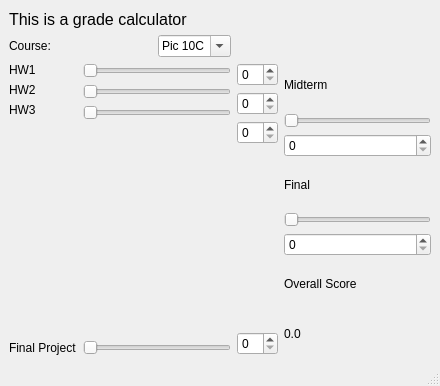
<?xml version="1.0" encoding="UTF-8"?>
<ui version="4.0">
 <class>MainWindow</class>
 <widget class="QMainWindow" name="MainWindow">
  <property name="geometry">
   <rect>
    <x>0</x>
    <y>0</y>
    <width>440</width>
    <height>386</height>
   </rect>
  </property>
  <property name="windowTitle">
   <string>MainWindow</string>
  </property>
  <widget class="QWidget" name="centralwidget">
   <layout class="QGridLayout" name="gridLayout_2">
    <item row="0" column="0">
     <layout class="QGridLayout" name="gridLayout">
      <item row="2" column="1">
       <layout class="QVBoxLayout" name="verticalLayout_3">
        <item>
         <widget class="QSlider" name="horizontalSlider">
          <property name="maximum">
           <number>20</number>
          </property>
          <property name="orientation">
           <enum>Qt::Horizontal</enum>
          </property>
         </widget>
        </item>
        <item>
         <widget class="QSlider" name="horizontalSlider_2">
          <property name="maximum">
           <number>20</number>
          </property>
          <property name="orientation">
           <enum>Qt::Horizontal</enum>
          </property>
         </widget>
        </item>
        <item>
         <widget class="QSlider" name="horizontalSlider_3">
          <property name="maximum">
           <number>20</number>
          </property>
          <property name="orientation">
           <enum>Qt::Horizontal</enum>
          </property>
         </widget>
        </item>
        <item>
         <spacer name="verticalSpacer">
          <property name="orientation">
           <enum>Qt::Vertical</enum>
          </property>
          <property name="sizeHint" stdset="0">
           <size>
            <width>20</width>
            <height>40</height>
           </size>
          </property>
         </spacer>
        </item>
        <item>
         <widget class="QSlider" name="horizontalSlider_4">
          <property name="maximum">
           <number>20</number>
          </property>
          <property name="orientation">
           <enum>Qt::Horizontal</enum>
          </property>
         </widget>
        </item>
       </layout>
      </item>
      <item row="2" column="0">
       <layout class="QVBoxLayout" name="verticalLayout_2">
        <item>
         <widget class="QLabel" name="label_2">
          <property name="text">
           <string>HW1</string>
          </property>
         </widget>
        </item>
        <item>
         <widget class="QLabel" name="label_3">
          <property name="text">
           <string>HW2</string>
          </property>
         </widget>
        </item>
        <item>
         <widget class="QLabel" name="label_4">
          <property name="text">
           <string>HW3</string>
          </property>
         </widget>
        </item>
        <item>
         <spacer name="verticalSpacer_3">
          <property name="orientation">
           <enum>Qt::Vertical</enum>
          </property>
          <property name="sizeHint" stdset="0">
           <size>
            <width>20</width>
            <height>40</height>
           </size>
          </property>
         </spacer>
        </item>
        <item>
         <widget class="QLabel" name="label_5">
          <property name="text">
           <string>Final Project</string>
          </property>
         </widget>
        </item>
       </layout>
      </item>
      <item row="0" column="0" colspan="4">
       <widget class="QLabel" name="label">
        <property name="minimumSize">
         <size>
          <width>10</width>
          <height>20</height>
         </size>
        </property>
        <property name="font">
         <font>
          <pointsize>12</pointsize>
         </font>
        </property>
        <property name="text">
         <string>This is a grade calculator</string>
        </property>
       </widget>
      </item>
      <item row="2" column="3">
       <layout class="QVBoxLayout" name="verticalLayout">
        <item>
         <widget class="QLabel" name="label_9">
          <property name="text">
           <string>Midterm</string>
          </property>
         </widget>
        </item>
        <item>
         <widget class="QSlider" name="horizontalSlider_5">
          <property name="maximum">
           <number>100</number>
          </property>
          <property name="orientation">
           <enum>Qt::Horizontal</enum>
          </property>
         </widget>
        </item>
        <item>
         <widget class="QSpinBox" name="spinBox_5">
          <property name="maximum">
           <number>100</number>
          </property>
         </widget>
        </item>
        <item>
         <widget class="QLabel" name="label_10">
          <property name="text">
           <string>Final</string>
          </property>
         </widget>
        </item>
        <item>
         <widget class="QSlider" name="horizontalSlider_6">
          <property name="maximum">
           <number>100</number>
          </property>
          <property name="orientation">
           <enum>Qt::Horizontal</enum>
          </property>
         </widget>
        </item>
        <item>
         <widget class="QSpinBox" name="spinBox_6">
          <property name="maximum">
           <number>100</number>
          </property>
         </widget>
        </item>
        <item>
         <widget class="QLabel" name="label_11">
          <property name="text">
           <string>Overall Score</string>
          </property>
         </widget>
        </item>
        <item>
         <widget class="QLabel" name="label_7">
          <property name="text">
           <string>0.0</string>
          </property>
         </widget>
        </item>
       </layout>
      </item>
      <item row="1" column="0" colspan="2">
       <layout class="QHBoxLayout" name="horizontalLayout">
        <item>
         <widget class="QLabel" name="label_8">
          <property name="text">
           <string>Course:</string>
          </property>
         </widget>
        </item>
        <item>
         <spacer name="horizontalSpacer">
          <property name="orientation">
           <enum>Qt::Horizontal</enum>
          </property>
          <property name="sizeHint" stdset="0">
           <size>
            <width>40</width>
            <height>20</height>
           </size>
          </property>
         </spacer>
        </item>
        <item>
         <widget class="QComboBox" name="comboBox">
          <property name="enabled">
           <bool>true</bool>
          </property>
          <property name="editable">
           <bool>true</bool>
          </property>
          <item>
           <property name="text">
            <string>Pic 10C</string>
           </property>
          </item>
          <item>
           <property name="text">
            <string>Pic 10B</string>
           </property>
          </item>
         </widget>
        </item>
       </layout>
      </item>
      <item row="2" column="2">
       <layout class="QVBoxLayout" name="verticalLayout_4">
        <item>
         <widget class="QSpinBox" name="spinBox">
          <property name="maximum">
           <number>20</number>
          </property>
         </widget>
        </item>
        <item>
         <widget class="QSpinBox" name="spinBox_2">
          <property name="maximum">
           <number>20</number>
          </property>
         </widget>
        </item>
        <item>
         <widget class="QSpinBox" name="spinBox_3">
          <property name="maximum">
           <number>20</number>
          </property>
         </widget>
        </item>
        <item>
         <spacer name="verticalSpacer_2">
          <property name="orientation">
           <enum>Qt::Vertical</enum>
          </property>
          <property name="sizeHint" stdset="0">
           <size>
            <width>20</width>
            <height>40</height>
           </size>
          </property>
         </spacer>
        </item>
        <item>
         <widget class="QSpinBox" name="spinBox_4">
          <property name="maximum">
           <number>20</number>
          </property>
         </widget>
        </item>
       </layout>
      </item>
     </layout>
    </item>
   </layout>
  </widget>
  <widget class="QMenuBar" name="menubar">
   <property name="geometry">
    <rect>
     <x>0</x>
     <y>0</y>
     <width>440</width>
     <height>26</height>
    </rect>
   </property>
  </widget>
  <widget class="QStatusBar" name="statusbar"/>
 </widget>
 <resources/>
 <connections>
  <connection>
   <sender>spinBox_3</sender>
   <signal>valueChanged(int)</signal>
   <receiver>horizontalSlider_3</receiver>
   <slot>setValue(int)</slot>
   <hints>
    <hint type="sourcelabel">
     <x>213</x>
     <y>154</y>
    </hint>
    <hint type="destinationlabel">
     <x>174</x>
     <y>156</y>
    </hint>
   </hints>
  </connection>
  <connection>
   <sender>horizontalSlider_2</sender>
   <signal>valueChanged(int)</signal>
   <receiver>spinBox_2</receiver>
   <slot>setValue(int)</slot>
   <hints>
    <hint type="sourcelabel">
     <x>174</x>
     <y>127</y>
    </hint>
    <hint type="destinationlabel">
     <x>213</x>
     <y>125</y>
    </hint>
   </hints>
  </connection>
  <connection>
   <sender>spinBox_2</sender>
   <signal>valueChanged(int)</signal>
   <receiver>horizontalSlider_2</receiver>
   <slot>setValue(int)</slot>
   <hints>
    <hint type="sourcelabel">
     <x>213</x>
     <y>125</y>
    </hint>
    <hint type="destinationlabel">
     <x>174</x>
     <y>127</y>
    </hint>
   </hints>
  </connection>
  <connection>
   <sender>horizontalSlider_3</sender>
   <signal>valueChanged(int)</signal>
   <receiver>spinBox_3</receiver>
   <slot>setValue(int)</slot>
   <hints>
    <hint type="sourcelabel">
     <x>174</x>
     <y>156</y>
    </hint>
    <hint type="destinationlabel">
     <x>213</x>
     <y>154</y>
    </hint>
   </hints>
  </connection>
  <connection>
   <sender>horizontalSlider_4</sender>
   <signal>valueChanged(int)</signal>
   <receiver>spinBox_4</receiver>
   <slot>setValue(int)</slot>
   <hints>
    <hint type="sourcelabel">
     <x>174</x>
     <y>232</y>
    </hint>
    <hint type="destinationlabel">
     <x>228</x>
     <y>230</y>
    </hint>
   </hints>
  </connection>
  <connection>
   <sender>spinBox_4</sender>
   <signal>valueChanged(int)</signal>
   <receiver>horizontalSlider_4</receiver>
   <slot>setValue(int)</slot>
   <hints>
    <hint type="sourcelabel">
     <x>228</x>
     <y>230</y>
    </hint>
    <hint type="destinationlabel">
     <x>174</x>
     <y>232</y>
    </hint>
   </hints>
  </connection>
  <connection>
   <sender>horizontalSlider_5</sender>
   <signal>valueChanged(int)</signal>
   <receiver>spinBox_5</receiver>
   <slot>setValue(int)</slot>
   <hints>
    <hint type="sourcelabel">
     <x>333</x>
     <y>142</y>
    </hint>
    <hint type="destinationlabel">
     <x>334</x>
     <y>168</y>
    </hint>
   </hints>
  </connection>
  <connection>
   <sender>spinBox_5</sender>
   <signal>valueChanged(int)</signal>
   <receiver>horizontalSlider_5</receiver>
   <slot>setValue(int)</slot>
   <hints>
    <hint type="sourcelabel">
     <x>310</x>
     <y>167</y>
    </hint>
    <hint type="destinationlabel">
     <x>314</x>
     <y>140</y>
    </hint>
   </hints>
  </connection>
  <connection>
   <sender>horizontalSlider_6</sender>
   <signal>valueChanged(int)</signal>
   <receiver>spinBox_6</receiver>
   <slot>setValue(int)</slot>
   <hints>
    <hint type="sourcelabel">
     <x>289</x>
     <y>224</y>
    </hint>
    <hint type="destinationlabel">
     <x>289</x>
     <y>254</y>
    </hint>
   </hints>
  </connection>
  <connection>
   <sender>spinBox_6</sender>
   <signal>valueChanged(int)</signal>
   <receiver>horizontalSlider_6</receiver>
   <slot>setValue(int)</slot>
   <hints>
    <hint type="sourcelabel">
     <x>334</x>
     <y>256</y>
    </hint>
    <hint type="destinationlabel">
     <x>334</x>
     <y>224</y>
    </hint>
   </hints>
  </connection>
  <connection>
   <sender>horizontalSlider</sender>
   <signal>valueChanged(int)</signal>
   <receiver>spinBox</receiver>
   <slot>setValue(int)</slot>
   <hints>
    <hint type="sourcelabel">
     <x>153</x>
     <y>101</y>
    </hint>
    <hint type="destinationlabel">
     <x>209</x>
     <y>110</y>
    </hint>
   </hints>
  </connection>
  <connection>
   <sender>spinBox</sender>
   <signal>valueChanged(int)</signal>
   <receiver>horizontalSlider</receiver>
   <slot>setValue(int)</slot>
   <hints>
    <hint type="sourcelabel">
     <x>204</x>
     <y>99</y>
    </hint>
    <hint type="destinationlabel">
     <x>150</x>
     <y>104</y>
    </hint>
   </hints>
  </connection>
 </connections>
</ui>
